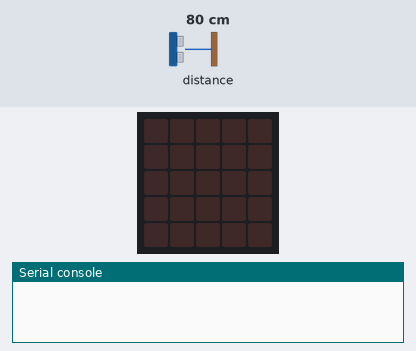
The program below on a simulated BBC micro:bit (MakeCode). On the bench: the board's 5×5 LED display, the last lines printed to the serial console. The test bench sets the inputs (shaded band); at power-on: distance to the obstacle 80 cm.

Above: at 1.2 s.
1.3 s: distance to the obstacle set to 73 cm
2.8 s: distance to the obstacle set to 64 cm
At 4.0 s:
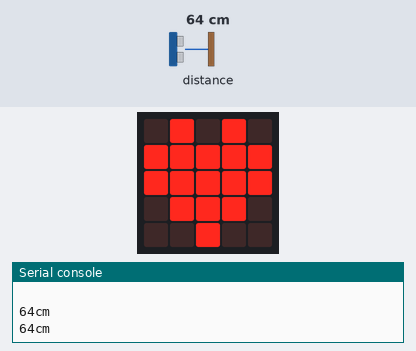
4.3 s: distance to the obstacle set to 27 cm
6.0 s: distance to the obstacle set to 22 cm
At 6.8 s:
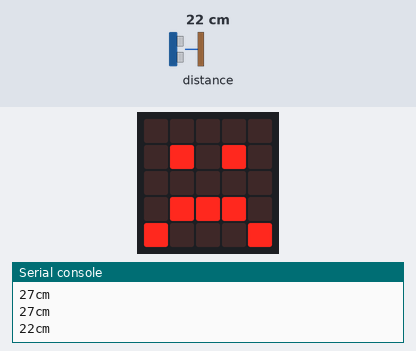
Timing chart, 0 to 8.7 s (numbered marks = the images above; inputs shaded):
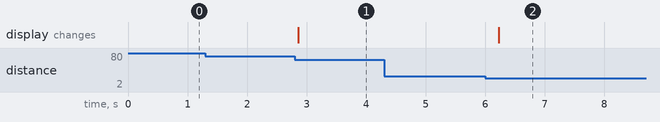

Measured:
- the behaviour switches between 70 and 69 cm on distance to the obstacle (found by bisection; images 0 and 1)
- the behaviour switches between 25 and 24 cm on distance to the obstacle (found by bisection; images 1 and 2)
- after the input at 1.3 s, every drawn part: stays the same
- after the input at 2.8 s, the display: changes after 0.06 s (image 1)
- after the input at 6.0 s, the display: changes after 0.22 s (image 2)

The program:

main.ts
```typescript
let distance = 0
basic.forever(function () {
    distance = sonar.ping(
    DigitalPin.P13,
    DigitalPin.P12,
    PingUnit.Centimeters
    )
    if (distance > 0 && distance < 70) {
        serial.writeLine("")
        serial.writeNumber(distance)
        serial.writeString("cm")
        if (distance >= 25) {
            basic.showIcon(IconNames.Heart)
        } else {
            basic.showIcon(IconNames.Sad)
        }
    }
    basic.pause(50)
})
```

test.ts
```typescript
// 在此处测试；当此软件包作为插件使用时，将不会编译此软件包。
```
